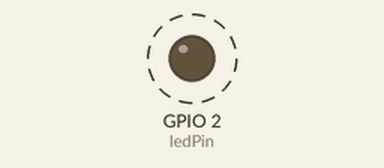
The sketch below on a simulated ESP32. Shown: output pins drawn as LEDs (lit = HIGH). Dashed ring = blinking. What the sketch prints to the serial monitor is not drawn.

Above: at 0.5 s.
Timing chart, 0 to 4.6 s (numbered marks = the images above):
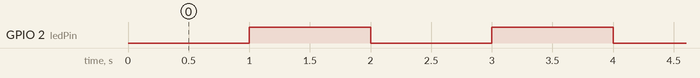

Measured:
- by itself, GPIO 2 (ledPin): alternates HIGH for 1.0 s and LOW for 1.0 s

The sketch:

esp32_blink.ino
```cpp
/*
 * ESP32 D2 핀 깜빡이기 (Blink) 예제
 * D2 핀은 ESP32 DevKit에서 GPIO 2번에 해당합니다
 */

// LED 핀 정의 (D2는 GPIO 2번 핀)
const int ledPin = 2;  // D2 핀은 ESP32에서 GPIO 2번

// 변수 설정
int ledState = LOW;         // LED 상태 저장 변수
unsigned long previousMillis = 0;  // 마지막으로 LED 상태가 변경된 시간
const long interval = 1000;        // 깜빡임 간격 (밀리초)

void setup() {
  // 시리얼 통신 시작
  Serial.begin(115200);
  Serial.println("ESP32 D2 핀 깜빡이기 예제 시작");

  // LED 핀을 출력으로 설정
  pinMode(ledPin, OUTPUT);
}

void loop() {
  // 현재 시간 확인
  unsigned long currentMillis = millis();

  // 설정된 간격마다 LED 상태 변경
  if (currentMillis - previousMillis >= interval) {
    // 마지막 상태 변경 시간 저장
    previousMillis = currentMillis;

    // LED 상태 반전 (켜짐 <-> 꺼짐)
    if (ledState == LOW) {
      ledState = HIGH;
      Serial.println("LED 켜짐");
    } else {
      ledState = LOW;
      Serial.println("LED 꺼짐");
    }

    // 변경된 LED 상태 적용
    digitalWrite(ledPin, ledState);
  }
} 
```
